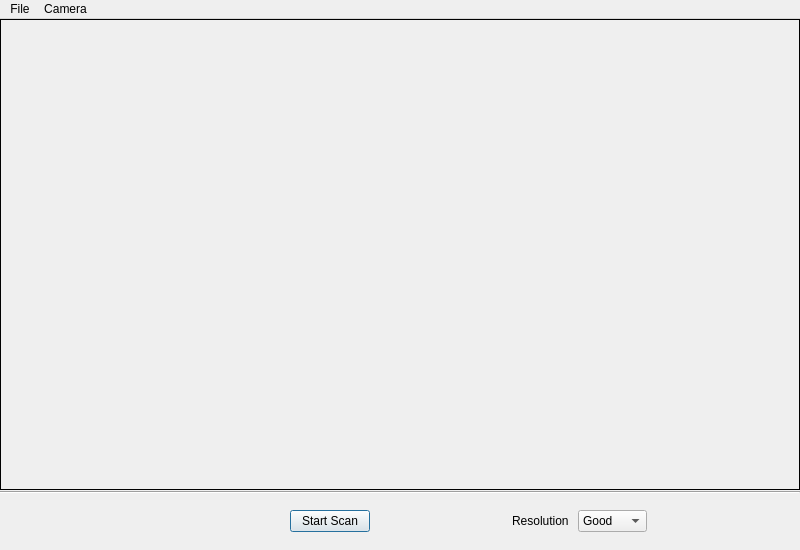
<?xml version="1.0" encoding="UTF-8"?>
<ui version="4.0">
 <class>FsMainWindow</class>
 <widget class="QMainWindow" name="FsMainWindow">
  <property name="geometry">
   <rect>
    <x>0</x>
    <y>0</y>
    <width>800</width>
    <height>550</height>
   </rect>
  </property>
  <property name="windowTitle">
   <string>FabScan</string>
  </property>
  <property name="autoFillBackground">
   <bool>false</bool>
  </property>
  <property name="styleSheet">
   <string notr="true"/>
  </property>
  <widget class="QWidget" name="centralWidget">
   <layout class="QVBoxLayout" name="verticalLayout">
    <property name="spacing">
     <number>1</number>
    </property>
    <property name="leftMargin">
     <number>0</number>
    </property>
    <property name="topMargin">
     <number>0</number>
    </property>
    <property name="rightMargin">
     <number>0</number>
    </property>
    <property name="bottomMargin">
     <number>0</number>
    </property>
    <item>
     <widget class="MainWidget" name="widget" native="true">
      <property name="sizePolicy">
       <sizepolicy hsizetype="Expanding" vsizetype="Expanding">
        <horstretch>0</horstretch>
        <verstretch>0</verstretch>
       </sizepolicy>
      </property>
      <property name="cursor">
       <cursorShape>OpenHandCursor</cursorShape>
      </property>
      <property name="autoFillBackground">
       <bool>false</bool>
      </property>
      <property name="styleSheet">
       <string notr="true">border: 1px solid black</string>
      </property>
     </widget>
    </item>
    <item>
     <widget class="Line" name="line">
      <property name="orientation">
       <enum>Qt::Horizontal</enum>
      </property>
     </widget>
    </item>
    <item>
     <layout class="QHBoxLayout" name="horizontalLayout">
      <property name="spacing">
       <number>6</number>
      </property>
      <property name="leftMargin">
       <number>17</number>
      </property>
      <property name="topMargin">
       <number>15</number>
      </property>
      <property name="rightMargin">
       <number>17</number>
      </property>
      <property name="bottomMargin">
       <number>18</number>
      </property>
      <item>
       <spacer name="horizontalSpacer_3">
        <property name="orientation">
         <enum>Qt::Horizontal</enum>
        </property>
        <property name="sizeHint" stdset="0">
         <size>
          <width>40</width>
          <height>20</height>
         </size>
        </property>
       </spacer>
      </item>
      <item>
       <spacer name="horizontalSpacer_4">
        <property name="orientation">
         <enum>Qt::Horizontal</enum>
        </property>
        <property name="sizeHint" stdset="0">
         <size>
          <width>40</width>
          <height>20</height>
         </size>
        </property>
       </spacer>
      </item>
      <item>
       <widget class="QPushButton" name="scanButton">
        <property name="focusPolicy">
         <enum>Qt::StrongFocus</enum>
        </property>
        <property name="text">
         <string>Start Scan</string>
        </property>
        <property name="default">
         <bool>true</bool>
        </property>
       </widget>
      </item>
      <item>
       <spacer name="horizontalSpacer">
        <property name="orientation">
         <enum>Qt::Horizontal</enum>
        </property>
        <property name="sizeHint" stdset="0">
         <size>
          <width>40</width>
          <height>20</height>
         </size>
        </property>
       </spacer>
      </item>
      <item>
       <widget class="QLabel" name="label">
        <property name="text">
         <string>Resolution </string>
        </property>
       </widget>
      </item>
      <item>
       <widget class="QComboBox" name="resolutionComboBox">
        <property name="focusPolicy">
         <enum>Qt::TabFocus</enum>
        </property>
        <property name="currentText">
         <string>Good</string>
        </property>
        <property name="currentIndex">
         <number>1</number>
        </property>
        <item>
         <property name="text">
          <string>Best</string>
         </property>
        </item>
        <item>
         <property name="text">
          <string>Good</string>
         </property>
        </item>
        <item>
         <property name="text">
          <string>Normal</string>
         </property>
        </item>
        <item>
         <property name="text">
          <string>Poor</string>
         </property>
        </item>
       </widget>
      </item>
      <item>
       <spacer name="horizontalSpacer_2">
        <property name="orientation">
         <enum>Qt::Horizontal</enum>
        </property>
        <property name="sizeHint" stdset="0">
         <size>
          <width>40</width>
          <height>20</height>
         </size>
        </property>
       </spacer>
      </item>
     </layout>
    </item>
   </layout>
  </widget>
  <widget class="QMenuBar" name="menuBar">
   <property name="geometry">
    <rect>
     <x>0</x>
     <y>0</y>
     <width>800</width>
     <height>22</height>
    </rect>
   </property>
   <property name="defaultUp">
    <bool>false</bool>
   </property>
   <widget class="QMenu" name="menuCamera">
    <property name="title">
     <string>Camera</string>
    </property>
   </widget>
   <widget class="QMenu" name="menuFile">
    <property name="title">
     <string>File</string>
    </property>
   </widget>
   <addaction name="menuFile"/>
   <addaction name="menuCamera"/>
  </widget>
  <action name="actionPort1">
   <property name="text">
    <string>blablabla</string>
   </property>
  </action>
  <action name="actionOpenPointCloud">
   <property name="text">
    <string>Open PointCloud...</string>
   </property>
  </action>
 </widget>
 <layoutdefault spacing="6" margin="11"/>
 <customwidgets>
  <customwidget>
   <class>MainWidget</class>
   <extends>QWidget</extends>
   <header>mainwidget.h</header>
   <container>1</container>
  </customwidget>
 </customwidgets>
 <resources/>
 <connections/>
</ui>
